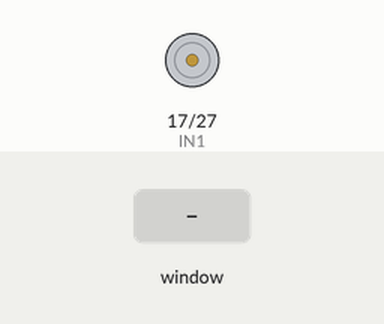
The program below on a simulated Raspberry Pi (BCM pin numbers). Parts: motor-driver pin pairs drawn as motors (green arrow = first pin HIGH = forward, orange = second pin HIGH = backward, longer = more drive). The test bench sets the inputs (shaded band). The desktop window is not drawn, its controls go by their first labels and the mouse button is held 0.15 s.

Above: at 1.2 s.
1.3 s: control labelled "Forward (W)" in the window clicked
At 1.8 s:
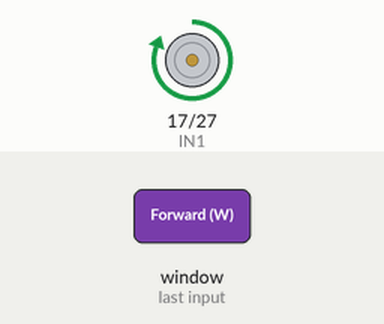
2.8 s: control labelled "Backward (S)" in the window clicked
At 4.0 s:
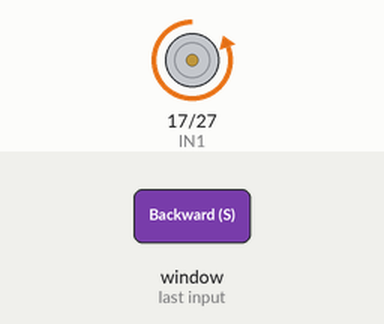
4.3 s: control labelled "Stop (Space)" in the window clicked
At 5.3 s:
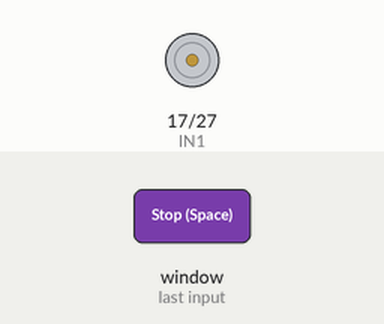
Timing chart, 0 to 7.3 s (numbered marks = the images above; inputs shaded):
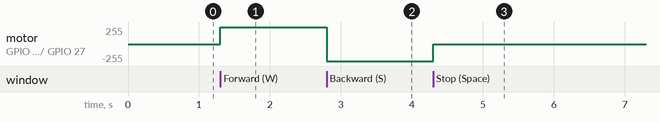

Measured:
- after the input at 1.3 s, motor on GPIO 17 (IN1) / GPIO 27 (IN2): stopped → forward 255/255 at once
- after the input at 2.8 s, motor on GPIO 17 (IN1) / GPIO 27 (IN2): forward 255/255 → backward 255/255 at once
- after the input at 4.3 s, motor on GPIO 17 (IN1) / GPIO 27 (IN2): backward 255/255 → stopped at once

The program:

motor.py
```python
import tkinter as tk
import RPi.GPIO as GPIO

# Motor GPIO pins
IN1 = 17
IN2 = 27

# GPIO Setup
GPIO.setmode(GPIO.BCM)
GPIO.setup(IN1, GPIO.OUT)
GPIO.setup(IN2, GPIO.OUT)

# Tkinter window
root = tk.Tk()
root.title("Raspberry Pi Motor Control")

# Debug label
status_label = tk.Label(root, text="Ready", font=("Arial", 14))
status_label.pack(pady=10)

def set_motor(forward=False, backward=False):
    if forward:
        GPIO.output(IN1, GPIO.HIGH)
        GPIO.output(IN2, GPIO.LOW)
        status_label.config(text="Motor: FORWARD")
    elif backward:
        GPIO.output(IN1, GPIO.LOW)
        GPIO.output(IN2, GPIO.HIGH)
        status_label.config(text="Motor: BACKWARD")
    else:
        GPIO.output(IN1, GPIO.LOW)
        GPIO.output(IN2, GPIO.LOW)
        status_label.config(text="Motor: STOPPED")

# Button controls
tk.Button(root, text="Forward (W)", width=20, height=2, command=lambda: set_motor(forward=True)).pack(pady=5)
tk.Button(root, text="Backward (S)", width=20, height=2, command=lambda: set_motor(backward=True)).pack(pady=5)
tk.Button(root, text="Stop (Space)", width=20, height=2, command=lambda: set_motor()).pack(pady=5)
tk.Button(root, text="Quit (Q)", width=20, height=2, command=root.quit).pack(pady=5)

# Keyboard bindings
root.bind("<w>", lambda event: set_motor(forward=True))
root.bind("<s>", lambda event: set_motor(backward=True))
root.bind("<space>", lambda event: set_motor())
root.bind("<q>", lambda event: root.quit())

def on_closing():
    set_motor(False, False)  # Stop motor
    GPIO.cleanup()
    root.destroy()

root.protocol("WM_DELETE_WINDOW", on_closing)

# Start GUI loop
root.mainloop()
```
